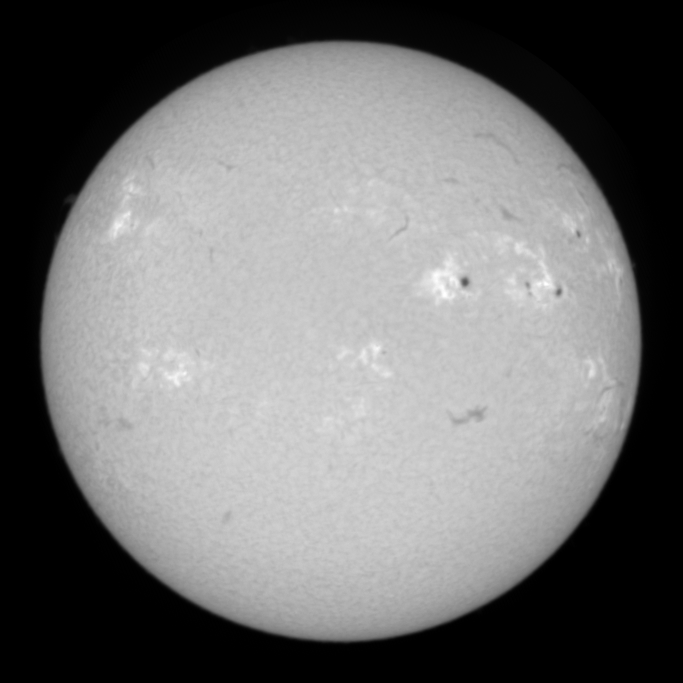
#> input picture dataHa_name/test/clean/test (1).png, 2048 x 2048 px (shown at 1/3 size); its folder holds only this picture in this run
$ python -i finallyquality.py   (imports and definitions only)
#> lines starting #> are read from the running program, lines starting #| are printed output that depends on the picture; after the words box and inside, x2 and y2 are one past the last pixel; in counts of white or black regions, pixels touching at a corner belong together
#> further down, picture is the input picture: shape (2048, 2048); min 0, max 255, mean 112.3
# coding:utf-8
import cv2
import numpy as np
import math
import os
import matplotlib.pyplot as plt


# [5 lines left out: function stretch_function_values, not called in this run]

def stretch_histogram(hist):
    """
    Calculate the gray histogram and stretch the non-zero pixel value to the range of 0-255

    Args:
    Image_path (STR): image path

    Returns:
    Tuple: stretched histogram, original histogram
    """

    # Find the minimum and maximum values of non-zero pixels
    min_nonzero = np.min(np.nonzero(hist)[0])
    max_nonzero = np.max(np.nonzero(hist)[0])

    #
    stretch_ratio = (255 - 0) / (max_nonzero - min_nonzero)

    #
    new_hist = np.zeros(256, dtype=np.float32)

    # Map non-zero pixel values to a new histogram
    for i in range(min_nonzero, max_nonzero + 1):
        new_hist[int((i - min_nonzero) * stretch_ratio)] = hist[i]

    return new_hist

def get_circle_brightness(image):

  # circle detection
  circles = detect_circles(image)
#> in detect_circles, `circles = cv2.HoughCircles(image, cv2.HOUGH_GRADIENT, 1, 2000, param1=..`: circles = [[1024.5, 1022.5, 899.8]]
#> circles = [[1024.5, 1022.5, 899.8]]

  # Extract circular region
  circle = circles[0][0]
#> circle = [1024.5, 1022.5, 899.8]
  x, y, r = circle
#> x = 1024.5; y = 1022.5; r = 899.8
  x,y,r=int(x),int(y),int(r)
#> x = 1024; y = 1022; r = 899
  mask = np.zeros(image.shape[:2], dtype=np.uint8)
  cv2.circle(mask, (x, y), r, (255, 255, 255), -1)
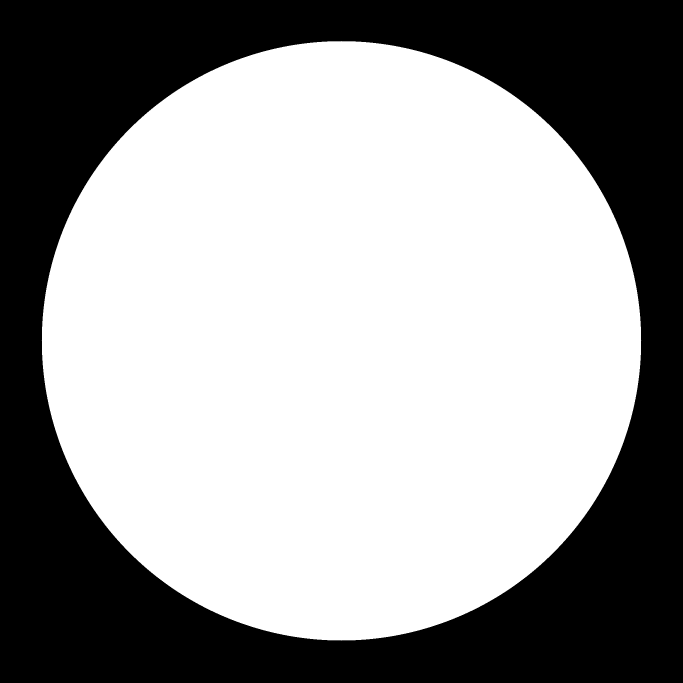
#> mask: shape (2048, 2048) (shown at 1/3 size); 60.5% white; 1 black region, box (x1, y1, x2, y2) and area: (0, 0, 2048, 2048) 1655303
  roi = cv2.bitwise_and(image, image, mask=mask)
  #cv2.imwrite('roi.png',roi)
  #gray_normalized = cv2.normalize(mask, 0, 255, cv2.NORM_MINMAX)
  #
  #gray = cv2.cvtColor(roi)
  hist = cv2.calcHist([roi], [0], mask, [256], [0, 256])
#> hist = 256 values, max 104274 at index 198, min 0 at index 0, mean 9918
  #cdf1 = np.cumsum(hist)
  stretched_hist = stretch_histogram(hist)
#> in stretch_histogram, `min_nonzero = np.min(np.nonzero(hist)[0])`: min_nonzero = 57
#> in stretch_histogram, `max_nonzero = np.max(np.nonzero(hist)[0])`: max_nonzero = 255
#> in stretch_histogram, `stretch_ratio = (255 - 0) / (max_nonzero - min_nonzero)`: stretch_ratio = 1.29
#> after the loop in stretch_histogram, `for i in range(min_nonzero, max_nonzero + 1):`: new_hist = 256 values, max 104274 at index 181, min 0 at index 4, mean 9918
#> stretched_hist has the same summary as new_hist in stretch_histogram
  #
  cdf = np.cumsum(stretched_hist)
#> cdf = 256 values from 3 to 2539001

  # Calculate the median position of the circular area
  median_pos = np.where(cdf >= cdf[-1] / 2)[0][0]
#> median_pos = 172
  print("median position：",median_pos)
#| median position： 172

  return median_pos/255


# circle
def detect_circles(image):
  #
  #gray = cv2.cvtColor(image, cv2.COLOR_BGR2GRAY)

  #
  circles = cv2.HoughCircles(image, cv2.HOUGH_GRADIENT, 1, 2000,
                          param1=100, param2=30, minRadius=500, maxRadius=1024)


  if circles is None:
      #
      circles = [[[1024, 1024, 900]]]

    # Returns a list of circular areas
  #print(circles)
  return circles


# [78 lines left out: functions compute_mean_brightness, main, not called in this run]


# [2 lines not run here, left out]

>>> import cv2
>>> picture = cv2.imread('dataHa_name/test/clean/test (1).png', cv2.IMREAD_GRAYSCALE)
>>> result = get_circle_brightness(picture)
#> result = 0.675

$ run again, on dataHa_name/test/clean/test (10).png
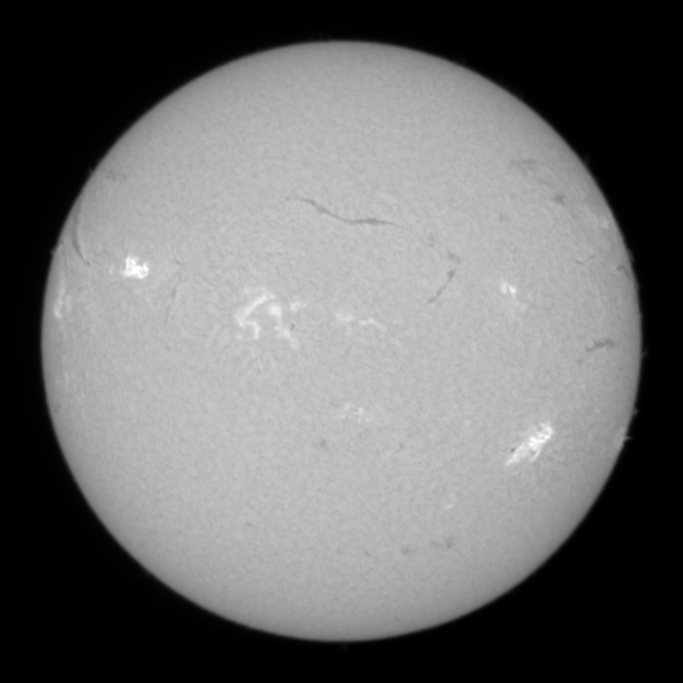
#> input picture dataHa_name/test/clean/test (10).png, 2048 x 2048 px (shown at 1/3 size)
#> picture is the input picture: shape (2048, 2048); min 0, max 255, mean 107.1
#> in detect_circles, `circles = cv2.HoughCircles(image, cv2.HOUGH_GRADIENT, 1, 2000, param1=..`: circles = None
#> in get_circle_brightness, `circles = detect_circles(image)`: circles = [[[1024, 1024, 900]]]
#> circle = [1024, 1024, 900]
#> x = 1024; r = 900
#> in get_circle_brightness, `cv2.circle(mask, (x, y), r, (255, 255, 255), -1)`:
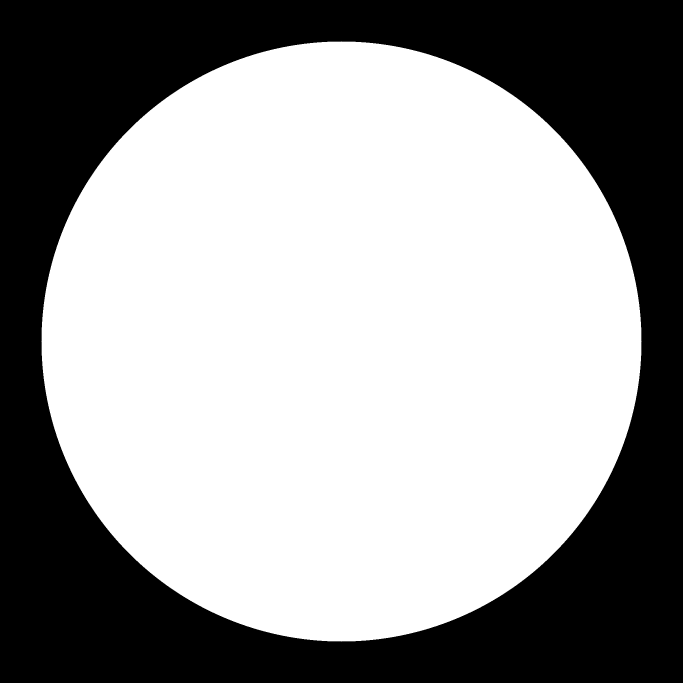
#> mask: shape (2048, 2048) (shown at 1/3 size); 60.7% white; 1 black region, box (x1, y1, x2, y2) and area: (0, 0, 2048, 2048) 1649735
#> hist = 256 values, max 104288 at index 188, min 0 at index 0, mean 9939.7
#> min_nonzero = 44
#> max_nonzero = 255
#> stretch_ratio = 1.21
#> after the loop in stretch_histogram, `for i in range(min_nonzero, max_nonzero + 1):`: new_hist = 256 values, max 104288 at index 174, min 0 at index 5, mean 9939.7
#> stretched_hist has the same summary as new_hist in stretch_histogram
#> cdf = 256 values from 1 to 2544569
#> median_pos = 165
#| median position： 165
#> result = 0.647
